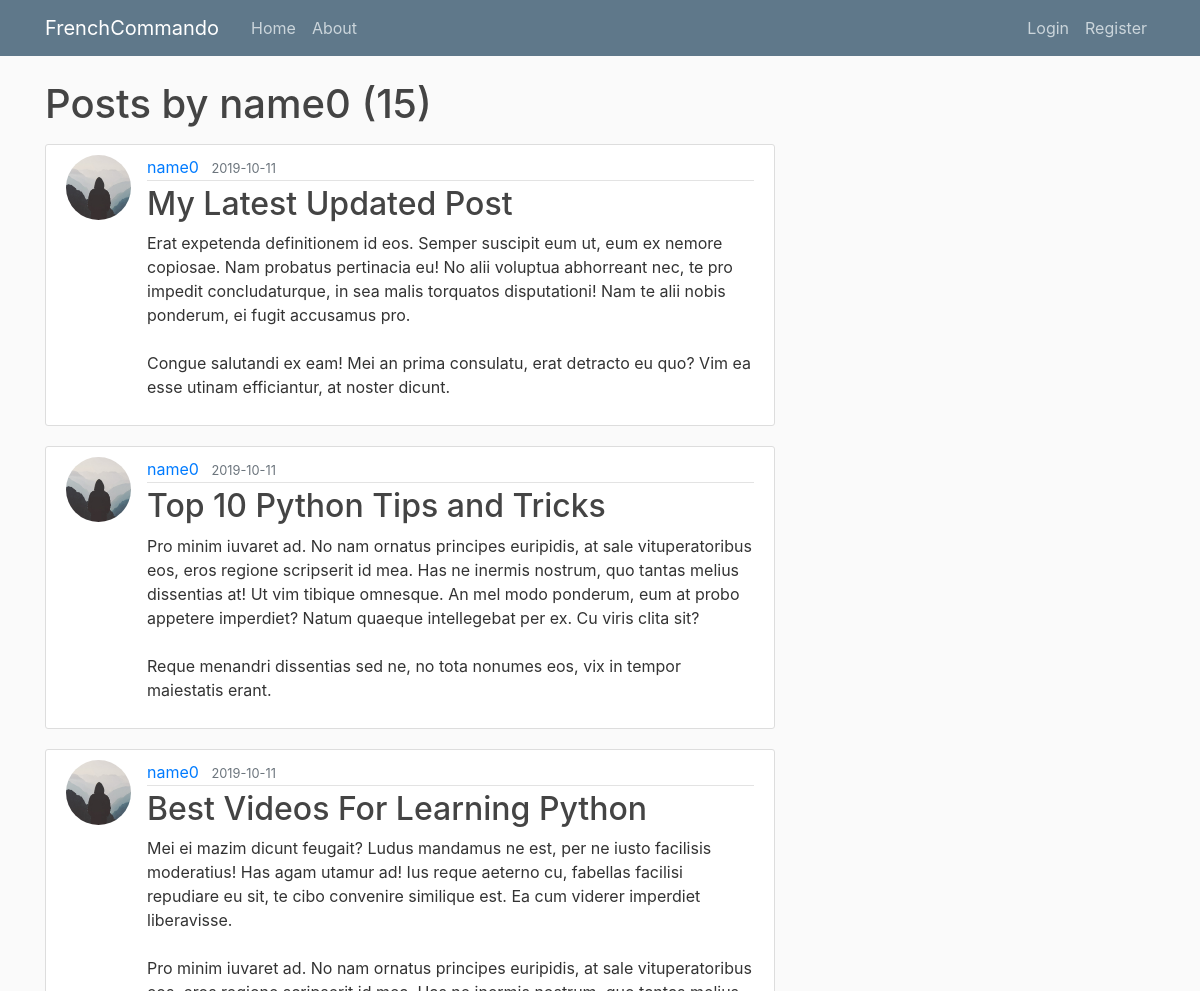
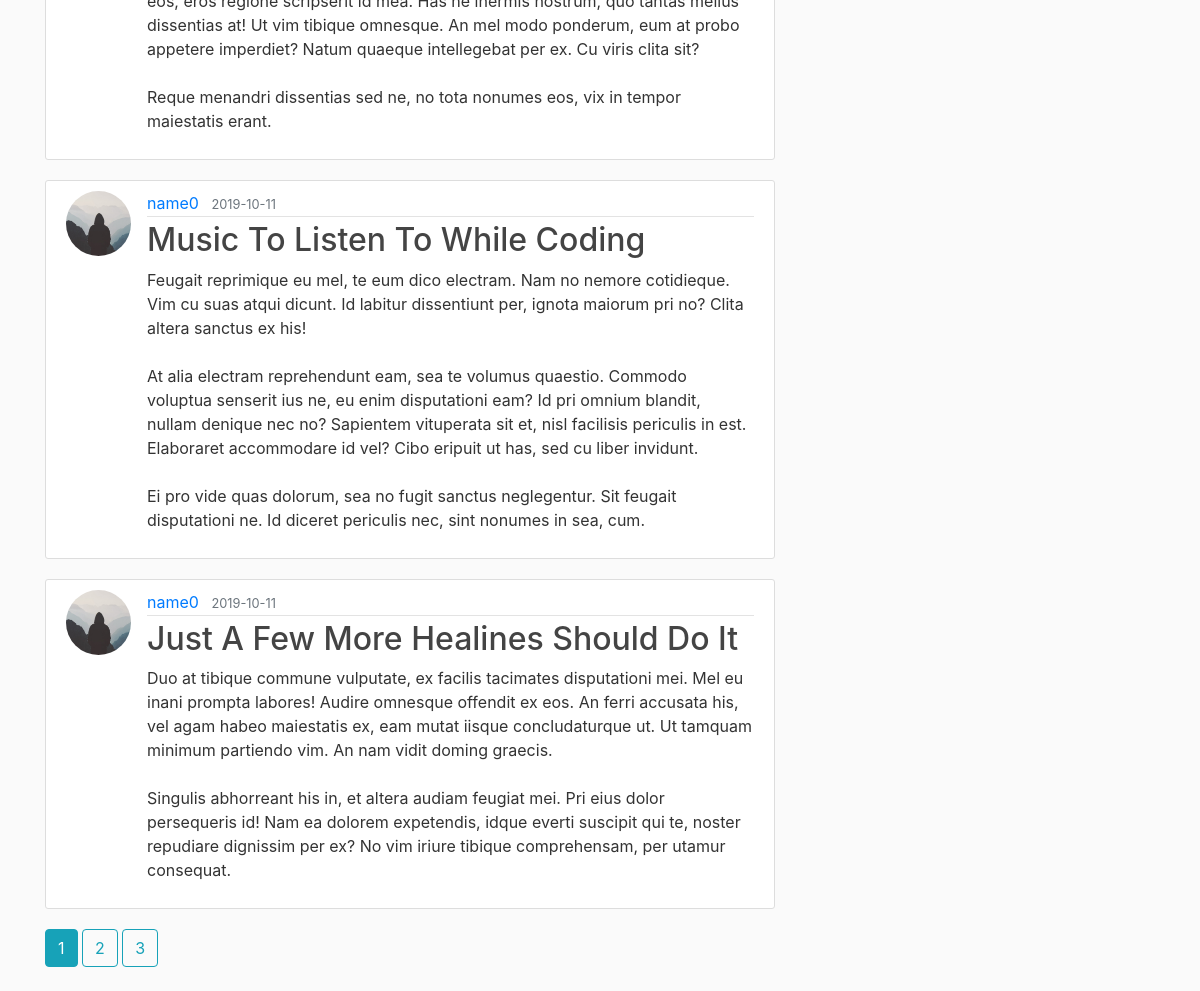
/user/name0, run on the app's committed database (2 pictures, top to bottom).
### flaskblog/models.py (models this page shows, shortened)
class User(db.Model, UserMixin):
    id = db.Column(db.Integer, primary_key=True)
    username = db.Column(db.String(20), unique=True, nullable=False)
    email = db.Column(db.String(120), unique=True, nullable=False)
    image_file = db.Column(db.String(20), nullable=False, default='default.jpg')
    password = db.Column(db.String(60), nullable=False)
    posts = db.relationship('Post', backref='author', lazy=True)

class Post(db.Model):
    id = db.Column(db.Integer, primary_key=True)
    title = db.Column(db.String(100), nullable=False)
    date_posted = db.Column(db.DateTime, nullable=False, default=datetime.utcnow)
    content = db.Column(db.Text, nullable=False)
    user_id = db.Column(db.Integer, db.ForeignKey('user.id'), nullable=False)

### flaskblog/users/routes.py (the view)
@users.route("/user/<string:username>")
def user_posts(username):
    page = request.args.get('page', 1, type=int)
    user = User.query.filter_by(username=username).first_or_404()
    posts = Post.query.filter_by(author=user).order_by(Post.date_posted.desc()).paginate(page=page, per_page=5)
    return render_template('user_posts.html', posts=posts, user=user)

### flaskblog/templates/user_posts.html
{% extends "layout.html" %}
{% block content %}
  <h1 class="mb-3">Posts by {{ user.username }} ({{ posts.total }})</h1>
    {% for post in posts.items %}
      <article class="media content-section">
        <img class="rounded-circle article-img" src="{{ url_for('static', filename='profile_pics/' + post.author.image_file) }}" alt="">
        <div class="media-body">
          <div class="article-metadata">
            <a class="mr-2" href="{{ url_for('users.user_posts', username=post.author.username) }}">{{ post.author.username }}</a>
            <small class="text-muted">{{ post.date_posted.strftime('%Y-%m-%d') }}</small>
          </div>
          <h2><a class="article-title" href="{{ url_for('posts.post', post_id=post.id) }}">{{ post.title }}</a></h2>
          <p class="article-content">{{ post.content }}</p>
        </div>
      </article>
    {% endfor%}
    {% for page_num in posts.iter_pages(left_edge=1, right_edge=1, left_current=3, right_current=4) %}
      {% if page_num %}
        {% if posts.page == page_num %}
          <a class="btn btn-info mb-4" href="{{ url_for('users.user_posts', username=user.username, page=page_num) }}">{{ page_num }}</a>
        {% else %}
          <a class="btn btn-outline-info mb-4" href="{{ url_for('users.user_posts', username=user.username, page=page_num) }}">{{ page_num }}</a>
        {% endif %}
      {% else %}
        ...
      {% endif %}
    {% endfor %}
{% endblock content %}

### flaskblog/static/main.css (style rules this page uses)
body { background: #fafafa; color: #333333; margin-top: 5rem; }
h1, h2, h3, h4, h5, h6 { color: #444444; }
.content-section { background: #ffffff; padding: 10px 20px; border: 1px solid #dddddd; border-radius: 3px; margin-bottom: 20px; }
.article-title { color: #444444; }
.article-content { white-space: pre-line; }
.article-img { height: 65px; width: 65px; margin-right: 16px; }
.article-metadata { padding-bottom: 1px; margin-bottom: 4px; border-bottom: 1px solid #e3e3e3 }

### data on the page
User: username "name0"
Post: image_file (placeholder picture), author.username "name0", date_posted "2019-10-11", title "My Latest Updated Post", content "Erat expetenda definitionem id eos. Semper suscipit eum ut, eum ex nemore copiosae. Nam probatus pertinacia eu! No alii voluptua abhorreant nec, te pro impedit concludaturque, in sea malis torquatos disputationi! Nam te alii nobis ponderum, ei fugit accusamus pro. Congue salutandi ex eam! Mei an prima consulatu, erat detracto eu quo? Vim ea esse utinam efficiantur, at noster dicunt."
Post: image_file (placeholder picture), author.username "name0", date_posted "2019-10-11", title "Top 10 Python Tips and Tricks", content "Pro minim iuvaret ad. No nam ornatus principes euripidis, at sale vituperatoribus eos, eros regione scripserit id mea. Has ne inermis nostrum, quo tantas melius dissentias at! Ut vim tibique omnesque. An mel modo ponderum, eum at probo appetere imperdiet? Natum quaeque intellegebat per ex. Cu viris clita sit? Reque menandri dissentias sed ne, no tota nonumes eos, vix in tempor maiestatis erant."
Post: image_file (placeholder picture), author.username "name0", date_posted "2019-10-11", title "Best Videos For Learning Python", content "Mei ei mazim dicunt feugait? Ludus mandamus ne est, per ne iusto facilisis moderatius! Has agam utamur ad! Ius reque aeterno cu, fabellas facilisi repudiare eu sit, te cibo convenire similique est. Ea cum viderer imperdiet liberavisse. Pro minim iuvaret ad. No nam ornatus principes euripidis, at sale vituperatoribus eos, eros regione scripserit id mea. Has ne inermis nostrum, quo tantas melius dissentias at! Ut vim tibique omnesque. An mel modo ponderum, eum at probo appetere imperdiet? Natum quaeque intellegebat per ex. Cu viris clita sit? Reque menandri dissentias sed ne, no tota nonumes eos, vix in tempor maiestatis erant."
Post: image_file (placeholder picture), author.username "name0", date_posted "2019-10-11", title "Music To Listen To While Coding", content "Feugait reprimique eu mel, te eum dico electram. Nam no nemore cotidieque. Vim cu suas atqui dicunt. Id labitur dissentiunt per, ignota maiorum pri no? Clita altera sanctus ex his! At alia electram reprehendunt eam, sea te volumus quaestio. Commodo voluptua senserit ius ne, eu enim disputationi eam? Id pri omnium blandit, nullam denique nec no? Sapientem vituperata sit et, nisl facilisis periculis in est. Elaboraret accommodare id vel? Cibo eripuit ut has, sed cu liber invidunt. Ei pro vide quas dolorum, sea no fugit sanctus neglegentur. Sit feugait disputationi ne. Id diceret periculis nec, sint nonumes in sea, cum."
Post: image_file (placeholder picture), author.username "name0", date_posted "2019-10-11", title "Just A Few More Healines Should Do It", content "Duo at tibique commune vulputate, ex facilis tacimates disputationi mei. Mel eu inani prompta labores! Audire omnesque offendit ex eos. An ferri accusata his, vel agam habeo maiestatis ex, eam mutat iisque concludaturque ut. Ut tamquam minimum partiendo vim. An nam vidit doming graecis. Singulis abhorreant his in, et altera audiam feugiat mei. Pri eius dolor persequeris id! Nam ea dolorem expetendis, idque everti suscipit qui te, noster repudiare dignissim per ex? No vim iriure tibique comprehensam, per utamur consequat."

### other printed values
{{ posts.total }} "15"
{{ page_num }} "1"
{{ page_num }} "2" "3"
